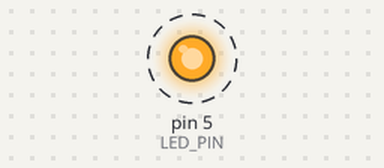
A sketch run on a simulated Arduino Uno, built with avr-gcc and run on an emulated ATmega328P. Shown: output pins drawn as LEDs (lit = HIGH). Dashed ring = blinking.

Above: at 0.2 s.
Timing chart, 0 to 3.0 s (numbered marks = the images above):
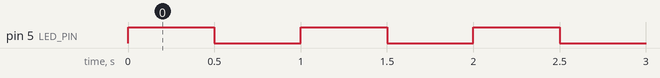

Measured:
- by itself, pin 5 (LED_PIN): alternates HIGH for 0.50 s and LOW for 0.50 s

The sketch:

01_blinky.ino
```cpp
// (licence header left out)
/* The Arduino pin the LED is connected to, here: digital pin 5 */
#define LED_PIN 5

/* Number of milliseconds to wait between toggling the LED on and off */
#define BLINK_DELAY_MS 500


/* Setup, set LED_PIN as output */
void setup(void) {
    pinMode(LED_PIN, OUTPUT);
}

/* Loop, toggle LED_PIN ever BLINK_DELAY_MS milliseconds */
void loop(void) {
    digitalWrite(LED_PIN, HIGH);
    delay(BLINK_DELAY_MS);
    digitalWrite(LED_PIN, LOW);
    delay(BLINK_DELAY_MS);
}
```
